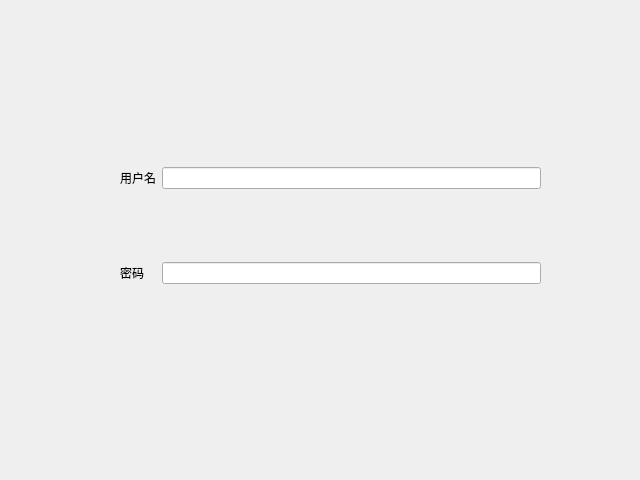
<?xml version="1.0" encoding="UTF-8"?>
<ui version="4.0">
 <class>Form</class>
 <widget class="QWidget" name="Form">
  <property name="geometry">
   <rect>
    <x>0</x>
    <y>0</y>
    <width>640</width>
    <height>480</height>
   </rect>
  </property>
  <property name="windowTitle">
   <string>Form</string>
  </property>
  <widget class="QWidget" name="gridLayoutWidget">
   <property name="geometry">
    <rect>
     <x>120</x>
     <y>100</y>
     <width>421</width>
     <height>251</height>
    </rect>
   </property>
   <layout class="QGridLayout" name="gridLayout">
    <item row="0" column="0">
     <widget class="QLabel" name="label">
      <property name="text">
       <string>用户名</string>
      </property>
     </widget>
    </item>
    <item row="0" column="1">
     <widget class="QLineEdit" name="lineEdit"/>
    </item>
    <item row="1" column="0">
     <widget class="QLabel" name="label_2">
      <property name="text">
       <string>密码</string>
      </property>
     </widget>
    </item>
    <item row="1" column="1">
     <widget class="QLineEdit" name="lineEdit_2"/>
    </item>
   </layout>
  </widget>
 </widget>
 <resources/>
 <connections/>
</ui>
